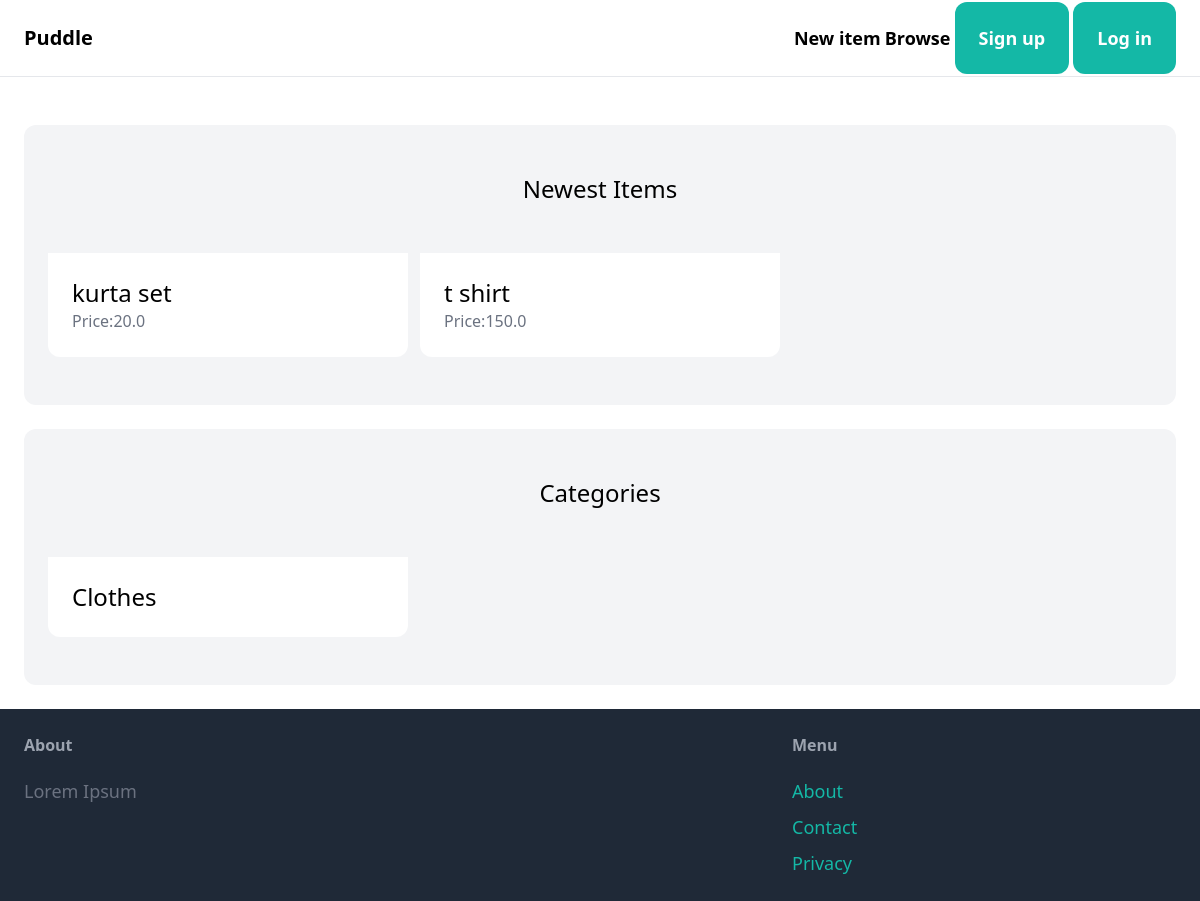
The page / on the database its author committed.
### item/models.py (models this page shows, shortened)
class Item(models.Model):
    category = models.ForeignKey(Category,related_name='items',on_delete=models.CASCADE)
    name = models.CharField(max_length=255)
    description = models.TextField(blank=True,null=True)
    price = models.FloatField()
    image = models.ImageField(upload_to='item_images',blank=True,null=True)
    is_sold = models.BooleanField(default=False)
    created_by = models.ForeignKey(User,related_query_name='items',on_delete=models.CASCADE)
    created_at = models.DateTimeField(auto_now_add=True)

class Category(models.Model):
    name = models.CharField(max_length=100)
    class Meta:
        ordering = ('name',)
        verbose_name_plural = 'Categories'

### core/views.py (the view)
# urls.py: path("",views.index,name='index'),
def index(request):
    items = Item.objects.filter(is_sold=False)[0:6]
    categories  = Category.objects.all()
    return render(request,'core/index.html',{
        'categories':categories,
        'items':items
    })

### core/templates/core/index.html (shortened to what this page needs)
{% extends 'core/base.html' %}
{% block content %}
<div class="mt-6 px-6 py-12 bg-gray-100 rounded-xl">
  <h2 class="mb-12 text-2xl text-center">Newest Items</h2>
  <div class="grid grid-cols-3 gap-3">
    {% for item in items %}
    <div>
      <a href="{% url 'item:detail' item.id %}">
        <div class="p-6 bg-white rounded-b-xl">
          <h2 class="text-2xl">{{item.name}}</h2>
          <p class="text-gray-500">Price:{{item.price}}</p>
        </div>
      </a>
    </div>
    {% endfor %}
  </div>
</div>
<div class="mt-6 px-6 py-12 bg-gray-100 rounded-xl">
  <h2 class="mb-12 text-2xl text-center">Categories</h2>
  <div class="grid grid-cols-3 gap-3">
    {% for category in categories %}
    <div>
      <a href="#">
        <div class="p-6 bg-white rounded-b-xl">
          <h2 class="text-2xl">{{category.name}}</h2>
        </div>
      </a>
    </div>
    {% endfor %}
  </div>
</div>
{% endblock %}

### rows shown on the page
Item: name "kurta set", price "20.0"
Item: name "t shirt", price "150.0"
Category: name "Clothes"
